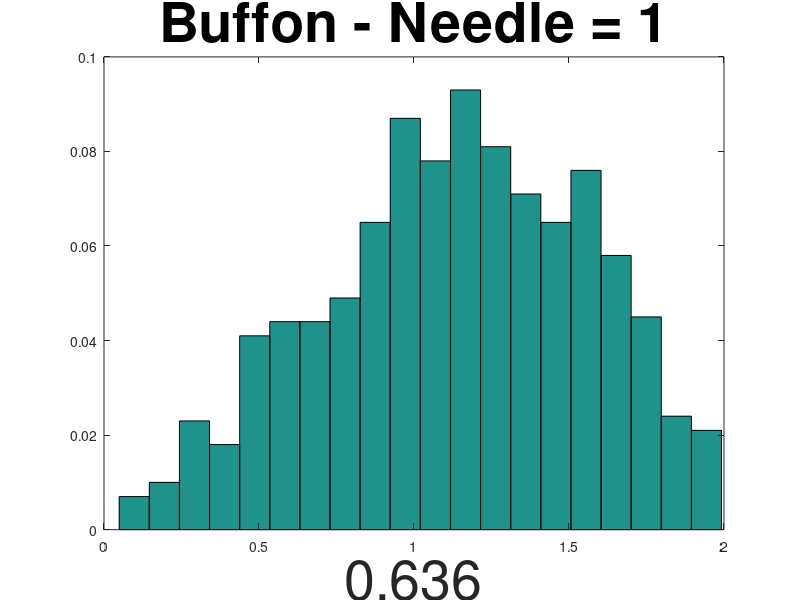
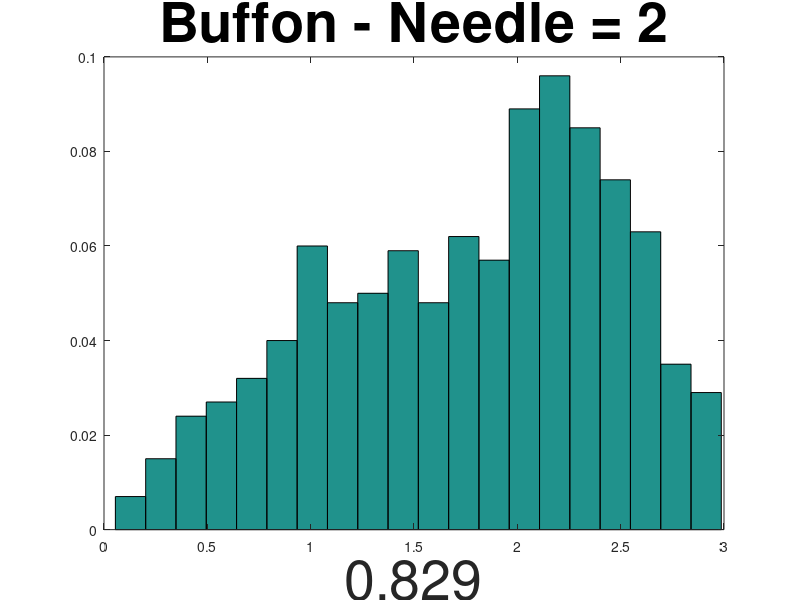
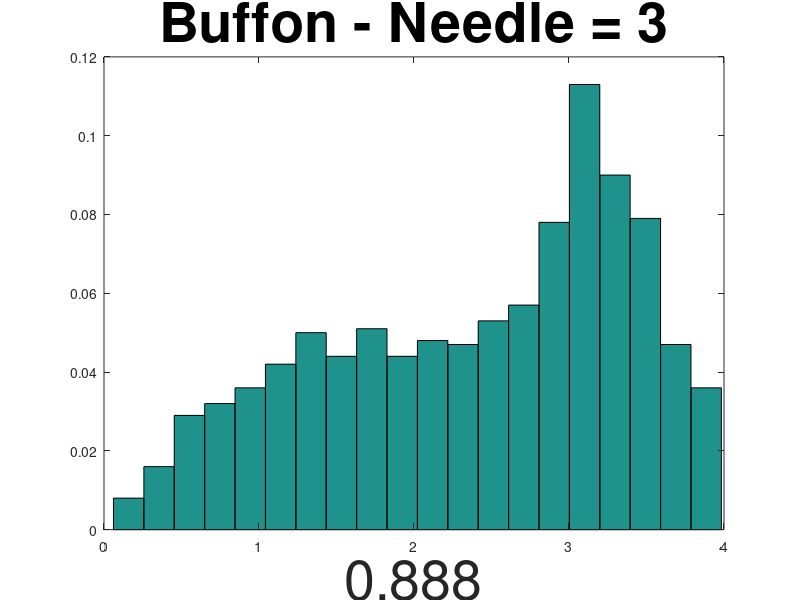

MATLAB code for these plots, in order:
pkg load image;

#####################CARREGANDO OS DADOS PARA UM VETOR#####################
arq1 = load('arq1.txt');
arq2 = load('arq2.txt');
arq3 = load('arq3.txt');

####################GERANDO OS DADOS PARA UM HISTOGRAMA####################
[y1,x1] = hist(arq1,20);
[y2,x2] = hist(arq2,20);
[y3,x3] = hist(arq3,20);

###########################NORMALIZANDO O EIXO Y###########################
y1 = y1/1000;
y2 = y2/1000;
y3 = y3/1000;

################CALCULANDO A PROBABILIDADE DO N SER > QUE 1################
indices1 = find(arq1 > 1);
m1 = hist(arq1(indices1));
m1 = m1/1000;
p1 = sum(m1);

indices2 = find(arq2 > 1);
m2 = hist(arq2(indices2));
m2 = m2/1000;
p2 = sum(m2);

indices3 = find(arq3 > 1);
m3 = hist(arq3(indices3));
m3 = m3/1000;
p3 = sum(m3);

##########################PLOTANDO OS HISTOGRAMAS##########################
figure;
bar(x1,y1,"hist");
title ('Buffon - Needle = 1','fontsize',40);
xlabel(p1,'fontsize',40);

figure;
bar(x2,y2,"hist");
title ('Buffon - Needle = 2','fontsize',40);
xlabel(p2,'fontsize',40);

figure;
bar(x3,y3,"hist");
title ('Buffon - Needle = 3','fontsize',40);
xlabel(p3,'fontsize',40);

